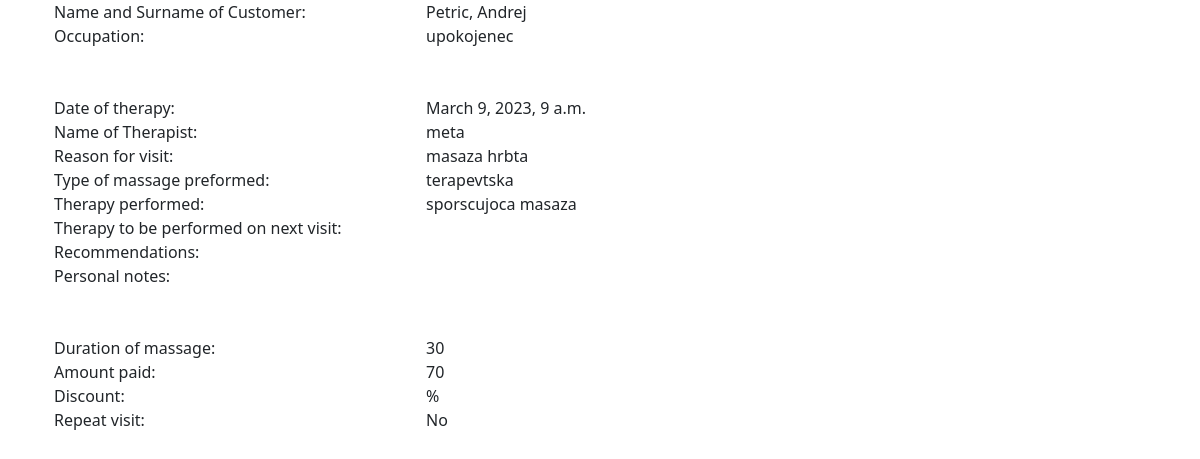
The page /massage_list/4/detail/ on the database its author committed.
### web/models.py (models this page shows, shortened)
class Massage(models.Model):
    customer = models.ForeignKey('Customer', on_delete=models.CASCADE, )
    therapist = models.ForeignKey(User, on_delete=models.CASCADE, )
    massage_date = models.DateTimeField(blank=True,
                                        null=True)  # needs to be date of current massage; can be changed n request by user (not neccessarily entered the same date as therapy done)
    reason_for_visit = models.TextField(default='')
    kind = models.CharField(max_length=300)
    massage_notes = models.TextField(default='')
    next_visit = models.TextField(default='', blank=True)
    recommendations = models.TextField(default='', blank=True)
    personal_notes = models.TextField(default='', blank=True)
    duration = models.CharField(max_length=200, default='')
    amount = models.CharField(max_length=200, default='')
    discount = models.CharField(max_length=200, default=0, blank=True)
    repeat_visit = models.BooleanField(default=False)
    added = models.DateTimeField(auto_now_add=True)
    changed = models.DateTimeField(auto_now=True)

class Customer(models.Model):
    name = models.CharField(max_length=200)
    surname = models.CharField(max_length=200)
    email = models.EmailField(max_length=254)
    phone = models.CharField(max_length=100)
    occupation = models.CharField(max_length=200)
    previous_massage = models.BooleanField(default=False)
    salon_choice = models.CharField(max_length=200, default='')
    frequency = models.CharField(max_length=200, default='')
    referral = models.CharField(max_length=200, default='')
    def __str__(self):
        return f'{self.surname}, {self.name}'

### web/views.py (the view)
# urls.py: path('massage_list/<int:pk>/detail/', views.massage_detail, name='massage_detail'),
def massage_detail(request, pk):
    massage = get_object_or_404(Massage, pk=pk)
    return render(request,
                  'web/massage_detail.html',
                  {'massage': massage})

### web/templates/web/massage_detail.html (shortened to what this page needs)
{% extends "base.html" %}
{% block content %}
<div class="container text-left">
    <div>
        <div class="row">
            <div class="col-sm-4">Name and Surname of Customer:</div>
            <div class="col-sm-8">{{massage.customer}}</div>
        </div>
        <div class="row">
            <div class="col-sm-4">Occupation:</div>
            <div class="col-sm-8">{{massage.customer.occupation}}</div>
        </div>
    </div>
    <br>
    <br>
    <div>
        <div class="row">
            <div class="col-sm-4">Date of therapy:</div>
            <div class="col-sm-8">{{massage.massage_date}}</div>
        </div>
        <div class="row">
            <div class="col-sm-4">Name of Therapist:</div>
            <div class="col-sm-8">{{massage.therapist}}</div>
        </div>
                <div class="row">
            <div class="col-sm-4">Reason for visit:</div>
            <div class="col-sm-8">{{massage.reason_for_visit}}</div>
        </div>
        <div class="row">
            <div class="col-sm-4">Type of massage preformed:</div>
            <div class="col-sm-8">{{massage.kind}}</div>
        </div>
        <div class="row">
            <div class="col-sm-4">Therapy performed:</div>
            <div class="col-sm-8">{{massage.massage_notes}}</div>
        </div>
        <div class="row">
            <div class="col-sm-4">Therapy to be performed on next visit:</div>
            <div class="col-sm-8">{{massage.next_visit}}</div>
        </div>
        <div class="row">
            <div class="col-sm-4">Recommendations:</div>
            <div class="col-sm-8">{{massage.recommendations}}</div>
        </div>
        <div class="row">
            <div class="col-sm-4">Personal notes:</div>
            <div class="col-sm-8">{{massage.personal_notes}}</div>
        </div>
    </div>
    <br>
    <br>
    <div>
        <div class="row">
            <div class="col-sm-4">Duration of massage:</div>
            <div class="col-sm-8">{{massage.duration}}</div>
        </div>
        <div class="row">
            <div class="col-sm-4">Amount paid:</div>
            <div class="col-sm-8">{{massage.amount}}</div>
        </div>
        <div class="row">
            <div class="col-sm-4">Discount:</div>
            <div class="col-sm-8">{{massage.discount}} %</div>
        </div>
        <div class="row">
            <div class="col-sm-4">Repeat visit:</div>
            <div class="col-sm-8">
                {% if massage.repeat_visit %}
                Yes
                {% else %}
                No
                {% endif %}
            </div>
        </div>
    </div>
</div>
{% endblock %}

### rows shown on the page
Massage: customer "Petric, Andrej", customer.occupation "upokojenec", massage_date "March 9, 2023, 9 a.m.", therapist "meta", reason_for_visit "masaza hrbta", kind "terapevtska", massage_notes "sporscujoca masaza", duration "30", amount "70"
